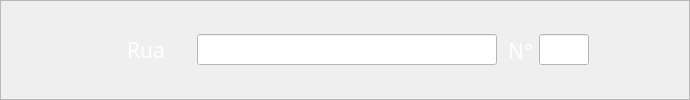
              <widget class="QFrame" name="frame_11">
               <property name="minimumSize">
                <size>
                 <width>0</width>
                 <height>0</height>
                </size>
               </property>
               <property name="maximumSize">
                <size>
                 <width>900</width>
                 <height>16777215</height>
                </size>
               </property>
               <property name="frameShape">
                <enum>QFrame::StyledPanel</enum>
               </property>
               <property name="frameShadow">
                <enum>QFrame::Raised</enum>
               </property>
               <layout class="QHBoxLayout" name="horizontalLayout_10">
                <property name="spacing">
                 <number>6</number>
                </property>
                <property name="leftMargin">
                 <number>100</number>
                </property>
                <property name="rightMargin">
                 <number>100</number>
                </property>
                <item>
                 <widget class="QLabel" name="le_id_label_3">
                  <property name="minimumSize">
                   <size>
                    <width>90</width>
                    <height>31</height>
                   </size>
                  </property>
                  <property name="maximumSize">
                   <size>
                    <width>100</width>
                    <height>16777215</height>
                   </size>
                  </property>
                  <property name="font">
                   <font>
                    <family>Century Gothic</family>
                    <pointsize>16</pointsize>
                    <italic>false</italic>
                    <bold>false</bold>
                   </font>
                  </property>
                  <property name="styleSheet">
                   <string notr="true">color: rgb(255, 255, 255);
font: 16pt &quot;Century Gothic&quot;;</string>
                  </property>
                  <property name="text">
                   <string>Rua</string>
                  </property>
                  <property name="alignment">
                   <set>Qt::AlignCenter</set>
                  </property>
                 </widget>
                </item>
                <item>
                 <widget class="QLineEdit" name="le_rua">
                  <property name="minimumSize">
                   <size>
                    <width>300</width>
                    <height>31</height>
                   </size>
                  </property>
                  <property name="maximumSize">
                   <size>
                    <width>400</width>
                    <height>16777215</height>
                   </size>
                  </property>
                  <property name="focusPolicy">
                   <enum>Qt::NoFocus</enum>
                  </property>
                  <property name="autoFillBackground">
                   <bool>false</bool>
                  </property>
                  <property name="styleSheet">
                   <string notr="true">background-color: rgb(255, 255, 255);
font: 16pt &quot;Century Gothic&quot;;</string>
                  </property>
                  <property name="inputMethodHints">
                   <set>Qt::ImhNone</set>
                  </property>
                 </widget>
                </item>
                <item>
                 <widget class="QLabel" name="le_id_label_4">
                  <property name="minimumSize">
                   <size>
                    <width>30</width>
                    <height>31</height>
                   </size>
                  </property>
                  <property name="maximumSize">
                   <size>
                    <width>30</width>
                    <height>30</height>
                   </size>
                  </property>
                  <property name="font">
                   <font>
                    <family>Century Gothic</family>
                    <pointsize>16</pointsize>
                    <italic>false</italic>
                    <bold>false</bold>
                   </font>
                  </property>
                  <property name="styleSheet">
                   <string notr="true">color: rgb(255, 255, 255);
font: 16pt &quot;Century Gothic&quot;;</string>
                  </property>
                  <property name="text">
                   <string>N°</string>
                  </property>
                  <property name="alignment">
                   <set>Qt::AlignRight|Qt::AlignTrailing|Qt::AlignVCenter</set>
                  </property>
                 </widget>
                </item>
                <item>
                 <widget class="QLineEdit" name="le_num">
                  <property name="minimumSize">
                   <size>
                    <width>40</width>
                    <height>31</height>
                   </size>
                  </property>
                  <property name="maximumSize">
                   <size>
                    <width>50</width>
                    <height>16777215</height>
                   </size>
                  </property>
                  <property name="focusPolicy">
                   <enum>Qt::NoFocus</enum>
                  </property>
                  <property name="autoFillBackground">
                   <bool>false</bool>
                  </property>
                  <property name="styleSheet">
                   <string notr="true">background-color: rgb(255, 255, 255);
font: 16pt &quot;Century Gothic&quot;;</string>
                  </property>
                  <property name="inputMethodHints">
                   <set>Qt::ImhNone</set>
                  </property>
                 </widget>
                </item>
               </layout>
              </widget>
